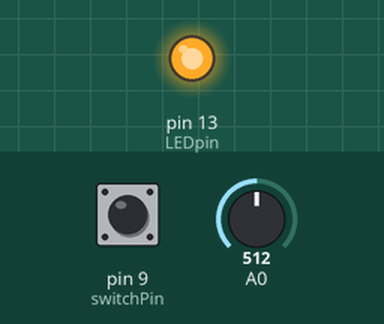
Simulated run of this sketch. Board: Teensy 3. Parts: output pins drawn as LEDs (lit = HIGH). The test bench sets the inputs (shaded band); at power-on: pin 9 (switchPin) LOW, A0 = 512.

Above: at 0.1 s.
Timing chart, 0 to 2.0 s (numbered marks = the images above):
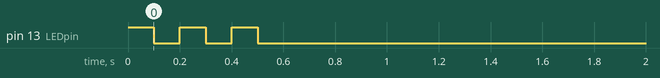

The sketch:

MidiButtonwithAnalogValue.ino
```cpp
//adapted from this tutorial https://itp.nyu.edu/physcomp/labs/labs-serial-communication/lab-midi-output-using-an-arduino/
//written for the teensy 3.1 serial midi or hardware midi
//plays a note when the button is pressed.  note is determined by AnalogValue, and button has to be repressed to hear updated AnalogValue
#include <SoftwareSerial.h>

const int switchPin = 9;  // The switch is on Arduino pin 10
const int LEDpin = 13;     //  Indicator LED

 // Variables:
 byte note = 0;              // The MIDI note value to be played
 int AnalogValue = 0;        // value from the analog input
 int lastNotePlayed = 0;     // note turned on when you press the switch
 int lastSwitchState = 0;    // state of the switch during previous time through the main loop
 int currentSwitchState = 0;

//software serial
SoftwareSerial midiSerial(2, 3); // digital pins that we'll use for soft serial RX & TX

 void setup() {
   //  set the states of the I/O pins:
   pinMode(switchPin, INPUT);
   pinMode(LEDpin, OUTPUT);
   //  Set MIDI baud rate:
  Serial.begin(9600);
   blink(3);

    midiSerial.begin(31250);

 }

 void loop() {

   //  My potentiometer gave a range from 0 to 1023:
   AnalogValue = analogRead(A0);
   //  convert to a range from 0 to 127:
   note = AnalogValue/8;
   currentSwitchState = digitalRead(switchPin);
   // Check to see that the switch is pressed:
   if (currentSwitchState == 1) {
     //  check to see that the switch wasn't pressed last time through the main loop:
     if (lastSwitchState == 0) {

       // set the note value based on the analog value, plus a couple octaves:
       // note = note + 60;

      // hardwaremidi (velocity, note, channel);
      // noteOn(0x90, note, 0x40);

      // softwaremidi (note, velocity, channel);
         usbMIDI.sendNoteOn(note, 0x90, 0x40);

       // save the note we played, so we can turn it off:
       lastNotePlayed = note;
       digitalWrite(LEDpin, HIGH);
     }
   }
   else {   // if the switch is not pressed:
     //  but the switch was pressed last time through the main loop:
     if (lastSwitchState == 1) {
       //  stop the last note played:
       //  hardwareMidi  (velocity, note, channel);
       //  noteOn(0x90, lastNotePlayed, 0x00);
         //  softwareMidi  (note, velocity, channel);
             usbMIDI.sendNoteOff(lastNotePlayed, 0x90, 0x00);

        digitalWrite(LEDpin, LOW);


        }
   }

   //  save the state of the switch for next time
   //  through the main loop:
   lastSwitchState = currentSwitchState;
 }
 /*
 //  plays a hardware MIDI note.  Doesn't check to see that
 //  cmd is greater than 127, or that data values are  less than 127:
 void noteOn(byte cmd, byte data1, byte  data2) {
   midiSerial.write(cmd);
   midiSerial.write(data1);
   midiSerial.write(data2);

  //prints the values in the serial monitor so we can see what note we're playing
     Serial.print("cmd: ");
     Serial.print(cmd);
     Serial.print(", data1: ");
     Serial.print(data1);
     Serial.print(", data2: ");
     Serial.println(data2);
 }
*/
 // Blinks an LED 3 times
 void blink(int howManyTimes) {
   int i;
   for (i=0; i< howManyTimes; i++) {
     digitalWrite(LEDpin, HIGH);
     delay(100);
     digitalWrite(LEDpin, LOW);
     delay(100);
   }
 }
```
